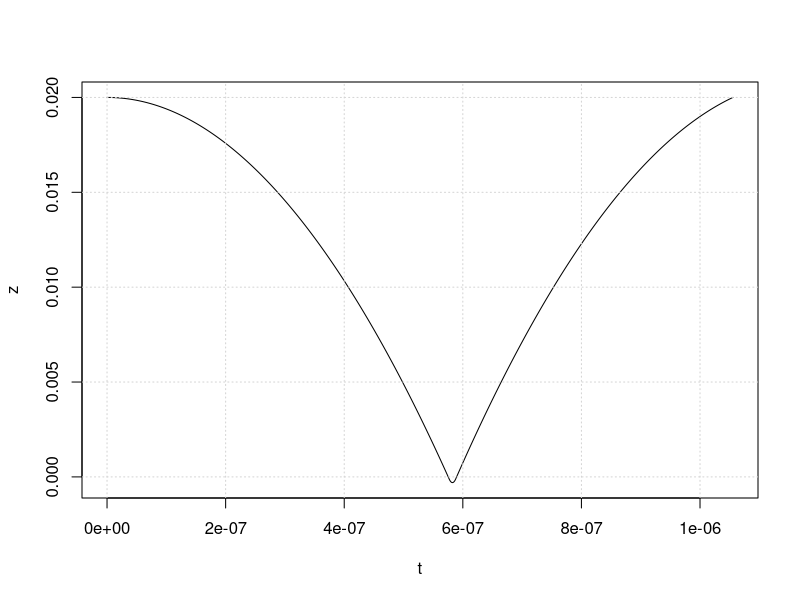
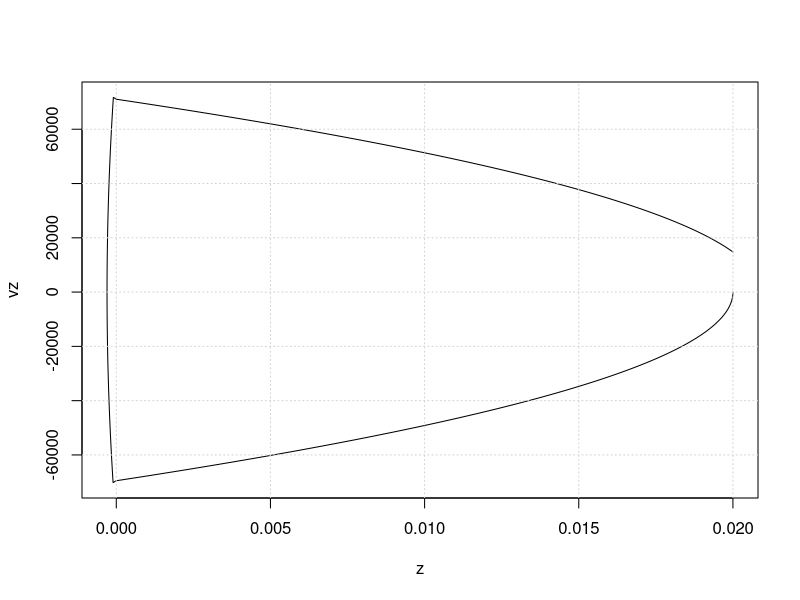

R code for these plots, in order:
traj <- read.csv("trajectory.csv", header=TRUE, colClasses = c("numeric","numeric","numeric","numeric"))
colnames(traj) <- c("t","z","vz","vp")

plot(with(traj, z ~ t), type = "l"); grid()
plot(with(traj, vz ~ z), type = "l"); grid()



